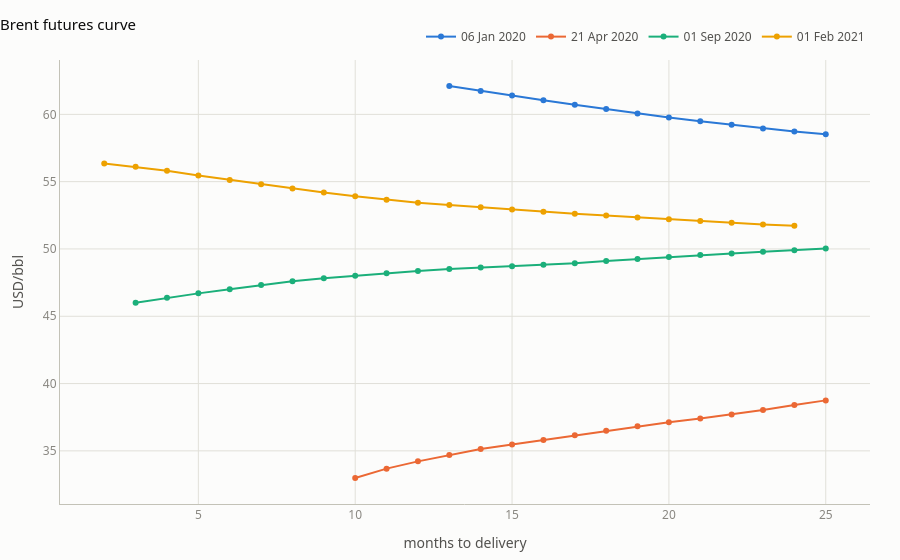

The code cell stored with this chart in its notebook:
### Code cell
fig["Futures curve"].show()

### Figure 1 — Plotly figure (JSON) as saved in the notebook; plotly's stock layout.template omitted (floating-point values rounded to 4 significant figures)
{"data": [{"hovertemplate": "%{text}: %{y:.2f}<extra></extra>", "line": {"color": "#2a78d6", "width": 2}, "marker": {"size": 6}, "mode": "lines+markers", "name": "06 Jan 2020", "text": ["COG21", "COH21", "COJ21", "COK21", "COM21", "CON21", "COQ21", "COU21", "COV21", "COX21", "COZ21", "COF22", "COG22"], "type": "scatter", "x": [13, 14, 15, 16, 17, 18, 19, 20, 21, 22, 23, 24, 25], "y": [62.11, 61.74, 61.4, 61.05, 60.71, 60.39, 60.07, 59.77, 59.49, 59.22, 58.95, 58.72, 58.52]}, {"hovertemplate": "%{text}: %{y:.2f}<extra></extra>", "line": {"color": "#eb6834", "width": 2}, "marker": {"size": 6}, "mode": "lines+markers", "name": "21 Apr 2020", "text": ["COG21", "COH21", "COJ21", "COK21", "COM21", "CON21", "COQ21", "COU21", "COV21", "COX21", "COZ21", "COF22", "COG22", "COH22", "COJ22", "COK22"], "type": "scatter", "x": [10, 11, 12, 13, 14, 15, 16, 17, 18, 19, 20, 21, 22, 23, 24, 25], "y": [32.98, 33.68, 34.22, 34.7, 35.13, 35.47, 35.81, 36.16, 36.49, 36.82, 37.13, 37.4, 37.71, 38.04, 38.4, 38.75]}, {"hovertemplate": "%{text}: %{y:.2f}<extra></extra>", "line": {"color": "#1baf7a", "width": 2}, "marker": {"size": 6}, "mode": "lines+markers", "name": "01 Sep 2020", "text": ["COZ20", "COF21", "COG21", "COH21", "COJ21", "COK21", "COM21", "CON21", "COQ21", "COU21", "COV21", "COX21", "COZ21", "COF22", "COG22", "COH22", "COJ22", "COK22", "COM22", "CON22", "COQ22", "COU22", "COV22"], "type": "scatter", "x": [3, 4, 5, 6, 7, 8, 9, 10, 11, 12, 13, 14, 15, 16, 17, 18, 19, 20, 21, 22, 23, 24, 25], "y": [46.0, 46.37, 46.7, 47.01, 47.32, 47.6, 47.82, 48.01, 48.2, 48.37, 48.52, 48.63, 48.72, 48.82, 48.94, 49.1, 49.25, 49.4, 49.55, 49.67, 49.79, 49.91, 50.03]}, {"hovertemplate": "%{text}: %{y:.2f}<extra></extra>", "line": {"color": "#eda100", "width": 2}, "marker": {"size": 6}, "mode": "lines+markers", "name": "01 Feb 2021", "text": ["COJ21", "COK21", "COM21", "CON21", "COQ21", "COU21", "COV21", "COX21", "COZ21", "COF22", "COG22", "COH22", "COJ22", "COK22", "COM22", "CON22", "COQ22", "COU22", "COV22", "COX22", "COZ22", "COF23", "COG23"], "type": "scatter", "x": [2, 3, 4, 5, 6, 7, 8, 9, 10, 11, 12, 13, 14, 15, 16, 17, 18, 19, 20, 21, 22, 23, 24], "y": [56.35, 56.1, 55.81, 55.46, 55.13, 54.81, 54.49, 54.19, 53.92, 53.66, 53.44, 53.26, 53.09, 52.93, 52.77, 52.62, 52.48, 52.34, 52.2, 52.07, 51.94, 51.82, 51.73]}], "layout": {"font": {"color": "#52514e", "family": "system-ui, -apple-system, \"Segoe UI\", sans-serif", "size": 12}, "hoverlabel": {"bgcolor": "#fcfcfb", "font": {"color": "#0b0b0b"}}, "hovermode": "x unified", "legend": {"orientation": "h", "x": 1, "xanchor": "right", "y": 1.02, "yanchor": "bottom"}, "margin": {"b": 50, "l": 60, "r": 30, "t": 60}, "paper_bgcolor": "#fcfcfb", "plot_bgcolor": "#fcfcfb", "title": {"font": {"color": "#0b0b0b", "size": 15}, "text": "Brent futures curve", "x": 0, "xanchor": "left"}, "xaxis": {"gridcolor": "#e1e0d9", "linecolor": "#c3c2b7", "showline": true, "tickfont": {"color": "#898781"}, "title": {"font": {"color": "#52514e"}, "text": "months to delivery"}, "zeroline": false}, "yaxis": {"gridcolor": "#e1e0d9", "linecolor": "#c3c2b7", "tickfont": {"color": "#898781"}, "title": {"font": {"color": "#52514e"}, "text": "USD/bbl"}, "zeroline": false}}}
